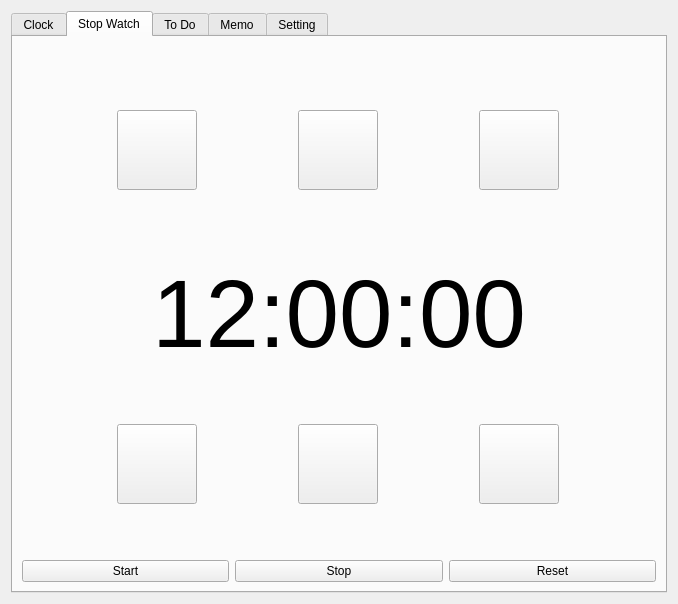
<?xml version="1.0" encoding="UTF-8"?>
<ui version="4.0">
 <class>Form</class>
 <widget class="QWidget" name="Form">
  <property name="geometry">
   <rect>
    <x>0</x>
    <y>0</y>
    <width>678</width>
    <height>604</height>
   </rect>
  </property>
  <property name="windowTitle">
   <string>Form</string>
  </property>
  <layout class="QVBoxLayout" name="verticalLayout_4">
   <item>
    <widget class="QTabWidget" name="appTab">
     <property name="sizePolicy">
      <sizepolicy hsizetype="MinimumExpanding" vsizetype="MinimumExpanding">
       <horstretch>0</horstretch>
       <verstretch>0</verstretch>
      </sizepolicy>
     </property>
     <property name="currentIndex">
      <number>1</number>
     </property>
     <widget class="QWidget" name="tab">
      <attribute name="title">
       <string>Clock</string>
      </attribute>
      <layout class="QHBoxLayout" name="horizontalLayout">
       <item>
        <layout class="QVBoxLayout" name="verticalLayout_8">
         <item>
          <widget class="QLabel" name="clockLabel">
           <property name="font">
            <font>
             <pointsize>72</pointsize>
            </font>
           </property>
           <property name="text">
            <string>TextLabel</string>
           </property>
           <property name="alignment">
            <set>Qt::AlignCenter</set>
           </property>
           <property name="margin">
            <number>30</number>
           </property>
          </widget>
         </item>
         <item>
          <widget class="QGroupBox" name="groupBox">
           <property name="title">
            <string/>
           </property>
           <layout class="QHBoxLayout" name="horizontalLayout_21">
            <item>
             <layout class="QVBoxLayout" name="verticalLayout_11">
              <item>
               <widget class="QLabel" name="label_6">
                <property name="text">
                 <string>StopWatch</string>
                </property>
               </widget>
              </item>
              <item>
               <widget class="QWidget" name="widget" native="true">
                <property name="sizePolicy">
                 <sizepolicy hsizetype="Preferred" vsizetype="MinimumExpanding">
                  <horstretch>0</horstretch>
                  <verstretch>0</verstretch>
                 </sizepolicy>
                </property>
                <property name="minimumSize">
                 <size>
                  <width>0</width>
                  <height>50</height>
                 </size>
                </property>
               </widget>
              </item>
              <item>
               <layout class="QHBoxLayout" name="horizontalLayout_22">
                <property name="topMargin">
                 <number>0</number>
                </property>
                <item>
                 <widget class="QLabel" name="label_7">
                  <property name="text">
                   <string>ToDo</string>
                  </property>
                 </widget>
                </item>
                <item>
                 <spacer name="horizontalSpacer_9">
                  <property name="orientation">
                   <enum>Qt::Horizontal</enum>
                  </property>
                  <property name="sizeHint" stdset="0">
                   <size>
                    <width>40</width>
                    <height>20</height>
                   </size>
                  </property>
                 </spacer>
                </item>
                <item>
                 <widget class="QPushButton" name="pushButton">
                  <property name="text">
                   <string>Done</string>
                  </property>
                 </widget>
                </item>
               </layout>
              </item>
              <item>
               <widget class="QListView" name="listView">
                <property name="sizePolicy">
                 <sizepolicy hsizetype="MinimumExpanding" vsizetype="MinimumExpanding">
                  <horstretch>0</horstretch>
                  <verstretch>0</verstretch>
                 </sizepolicy>
                </property>
                <property name="autoScrollMargin">
                 <number>5</number>
                </property>
                <property name="resizeMode">
                 <enum>QListView::Adjust</enum>
                </property>
                <property name="gridSize">
                 <size>
                  <width>0</width>
                  <height>5</height>
                 </size>
                </property>
                <property name="uniformItemSizes">
                 <bool>false</bool>
                </property>
                <property name="batchSize">
                 <number>50</number>
                </property>
               </widget>
              </item>
             </layout>
            </item>
           </layout>
          </widget>
         </item>
        </layout>
       </item>
      </layout>
     </widget>
     <widget class="QWidget" name="tab_2">
      <attribute name="title">
       <string>Stop Watch</string>
      </attribute>
      <layout class="QHBoxLayout" name="horizontalLayout_4">
       <item>
        <layout class="QVBoxLayout" name="verticalLayout_3">
         <item>
          <layout class="QVBoxLayout" name="verticalLayout_6">
           <item>
            <spacer name="verticalSpacer_2">
             <property name="orientation">
              <enum>Qt::Vertical</enum>
             </property>
             <property name="sizeHint" stdset="0">
              <size>
               <width>20</width>
               <height>40</height>
              </size>
             </property>
            </spacer>
           </item>
           <item>
            <layout class="QHBoxLayout" name="horizontalLayout_7">
             <item>
              <widget class="QPushButton" name="addHourButton">
               <property name="sizePolicy">
                <sizepolicy hsizetype="Fixed" vsizetype="Fixed">
                 <horstretch>0</horstretch>
                 <verstretch>0</verstretch>
                </sizepolicy>
               </property>
               <property name="minimumSize">
                <size>
                 <width>80</width>
                 <height>80</height>
                </size>
               </property>
               <property name="text">
                <string/>
               </property>
              </widget>
             </item>
             <item>
              <widget class="QPushButton" name="addMinuteButton">
               <property name="sizePolicy">
                <sizepolicy hsizetype="Fixed" vsizetype="Fixed">
                 <horstretch>0</horstretch>
                 <verstretch>0</verstretch>
                </sizepolicy>
               </property>
               <property name="minimumSize">
                <size>
                 <width>80</width>
                 <height>80</height>
                </size>
               </property>
               <property name="text">
                <string/>
               </property>
              </widget>
             </item>
             <item>
              <widget class="QPushButton" name="addSecondButton">
               <property name="sizePolicy">
                <sizepolicy hsizetype="Fixed" vsizetype="Fixed">
                 <horstretch>0</horstretch>
                 <verstretch>0</verstretch>
                </sizepolicy>
               </property>
               <property name="minimumSize">
                <size>
                 <width>80</width>
                 <height>80</height>
                </size>
               </property>
               <property name="text">
                <string/>
               </property>
              </widget>
             </item>
            </layout>
           </item>
           <item>
            <spacer name="verticalSpacer">
             <property name="orientation">
              <enum>Qt::Vertical</enum>
             </property>
             <property name="sizeHint" stdset="0">
              <size>
               <width>20</width>
               <height>40</height>
              </size>
             </property>
            </spacer>
           </item>
          </layout>
         </item>
         <item>
          <layout class="QHBoxLayout" name="horizontalLayout_13">
           <item>
            <widget class="QLabel" name="label_3">
             <property name="sizePolicy">
              <sizepolicy hsizetype="MinimumExpanding" vsizetype="Preferred">
               <horstretch>0</horstretch>
               <verstretch>0</verstretch>
              </sizepolicy>
             </property>
             <property name="font">
              <font>
               <pointsize>72</pointsize>
              </font>
             </property>
             <property name="text">
              <string>12:00:00</string>
             </property>
             <property name="scaledContents">
              <bool>false</bool>
             </property>
             <property name="alignment">
              <set>Qt::AlignCenter</set>
             </property>
            </widget>
           </item>
          </layout>
         </item>
         <item>
          <layout class="QVBoxLayout" name="verticalLayout_7">
           <item>
            <spacer name="verticalSpacer_3">
             <property name="orientation">
              <enum>Qt::Vertical</enum>
             </property>
             <property name="sizeHint" stdset="0">
              <size>
               <width>20</width>
               <height>40</height>
              </size>
             </property>
            </spacer>
           </item>
           <item>
            <layout class="QHBoxLayout" name="horizontalLayout_6">
             <item>
              <widget class="QPushButton" name="takeHourButton">
               <property name="sizePolicy">
                <sizepolicy hsizetype="Fixed" vsizetype="Fixed">
                 <horstretch>0</horstretch>
                 <verstretch>0</verstretch>
                </sizepolicy>
               </property>
               <property name="minimumSize">
                <size>
                 <width>80</width>
                 <height>80</height>
                </size>
               </property>
               <property name="text">
                <string/>
               </property>
              </widget>
             </item>
             <item>
              <widget class="QPushButton" name="takeMinuteButton">
               <property name="sizePolicy">
                <sizepolicy hsizetype="Fixed" vsizetype="Fixed">
                 <horstretch>0</horstretch>
                 <verstretch>0</verstretch>
                </sizepolicy>
               </property>
               <property name="minimumSize">
                <size>
                 <width>80</width>
                 <height>80</height>
                </size>
               </property>
               <property name="text">
                <string/>
               </property>
              </widget>
             </item>
             <item>
              <widget class="QPushButton" name="takeSecondButton">
               <property name="sizePolicy">
                <sizepolicy hsizetype="Fixed" vsizetype="Fixed">
                 <horstretch>0</horstretch>
                 <verstretch>0</verstretch>
                </sizepolicy>
               </property>
               <property name="minimumSize">
                <size>
                 <width>80</width>
                 <height>80</height>
                </size>
               </property>
               <property name="text">
                <string/>
               </property>
              </widget>
             </item>
            </layout>
           </item>
           <item>
            <spacer name="verticalSpacer_4">
             <property name="orientation">
              <enum>Qt::Vertical</enum>
             </property>
             <property name="sizeHint" stdset="0">
              <size>
               <width>20</width>
               <height>40</height>
              </size>
             </property>
            </spacer>
           </item>
           <item>
            <layout class="QHBoxLayout" name="horizontalLayout_20">
             <property name="topMargin">
              <number>0</number>
             </property>
             <item>
              <widget class="QPushButton" name="startStopwatchButton">
               <property name="text">
                <string>Start</string>
               </property>
              </widget>
             </item>
             <item>
              <widget class="QPushButton" name="stopStopwatchButton">
               <property name="text">
                <string>Stop</string>
               </property>
              </widget>
             </item>
             <item>
              <widget class="QPushButton" name="resetStopwatchButton">
               <property name="text">
                <string>Reset</string>
               </property>
              </widget>
             </item>
            </layout>
           </item>
          </layout>
         </item>
        </layout>
       </item>
      </layout>
     </widget>
     <widget class="QWidget" name="tab_3">
      <attribute name="title">
       <string>To Do</string>
      </attribute>
      <layout class="QHBoxLayout" name="horizontalLayout_3">
       <item>
        <layout class="QVBoxLayout" name="verticalLayout_2">
         <item>
          <widget class="QListView" name="toDoListView">
           <property name="alternatingRowColors">
            <bool>true</bool>
           </property>
          </widget>
         </item>
         <item>
          <layout class="QHBoxLayout" name="horizontalLayout_18">
           <property name="topMargin">
            <number>0</number>
           </property>
           <property name="rightMargin">
            <number>0</number>
           </property>
           <item>
            <widget class="QLabel" name="label_5">
             <property name="text">
              <string>ToDo</string>
             </property>
            </widget>
           </item>
           <item>
            <widget class="QLineEdit" name="lineEdit"/>
           </item>
          </layout>
         </item>
         <item>
          <layout class="QHBoxLayout" name="horizontalLayout_2">
           <item>
            <spacer name="horizontalSpacer_3">
             <property name="orientation">
              <enum>Qt::Horizontal</enum>
             </property>
             <property name="sizeHint" stdset="0">
              <size>
               <width>40</width>
               <height>20</height>
              </size>
             </property>
            </spacer>
           </item>
           <item>
            <widget class="QPushButton" name="toDoAddButton">
             <property name="text">
              <string>Add</string>
             </property>
            </widget>
           </item>
           <item>
            <spacer name="horizontalSpacer_2">
             <property name="orientation">
              <enum>Qt::Horizontal</enum>
             </property>
             <property name="sizeHint" stdset="0">
              <size>
               <width>40</width>
               <height>20</height>
              </size>
             </property>
            </spacer>
           </item>
           <item>
            <widget class="QPushButton" name="toDoRemoveButton">
             <property name="text">
              <string>Remove</string>
             </property>
            </widget>
           </item>
           <item>
            <spacer name="horizontalSpacer">
             <property name="orientation">
              <enum>Qt::Horizontal</enum>
             </property>
             <property name="sizeHint" stdset="0">
              <size>
               <width>40</width>
               <height>20</height>
              </size>
             </property>
            </spacer>
           </item>
          </layout>
         </item>
        </layout>
       </item>
      </layout>
     </widget>
     <widget class="QWidget" name="tab_4">
      <attribute name="title">
       <string>Memo</string>
      </attribute>
      <layout class="QHBoxLayout" name="horizontalLayout_8">
       <item>
        <layout class="QVBoxLayout" name="verticalLayout_5">
         <item>
          <widget class="QTabWidget" name="memoTab">
           <property name="currentIndex">
            <number>0</number>
           </property>
           <widget class="QWidget" name="tab_5">
            <attribute name="title">
             <string>Memo 1</string>
            </attribute>
            <layout class="QHBoxLayout" name="horizontalLayout_23">
             <item>
              <widget class="QTextEdit" name="textEdit">
               <property name="font">
                <font>
                 <pointsize>12</pointsize>
                </font>
               </property>
              </widget>
             </item>
            </layout>
           </widget>
           <widget class="QWidget" name="tab_6">
            <attribute name="title">
             <string>Memo 2</string>
            </attribute>
            <layout class="QHBoxLayout" name="horizontalLayout_25">
             <item>
              <widget class="QTextEdit" name="textEdit_2">
               <property name="font">
                <font>
                 <pointsize>12</pointsize>
                </font>
               </property>
              </widget>
             </item>
            </layout>
           </widget>
          </widget>
         </item>
         <item>
          <layout class="QHBoxLayout" name="horizontalLayout_9">
           <item>
            <spacer name="horizontalSpacer_5">
             <property name="orientation">
              <enum>Qt::Horizontal</enum>
             </property>
             <property name="sizeHint" stdset="0">
              <size>
               <width>40</width>
               <height>20</height>
              </size>
             </property>
            </spacer>
           </item>
           <item>
            <widget class="QPushButton" name="addMemoButton">
             <property name="text">
              <string>Add</string>
             </property>
            </widget>
           </item>
           <item>
            <spacer name="horizontalSpacer_6">
             <property name="orientation">
              <enum>Qt::Horizontal</enum>
             </property>
             <property name="sizeHint" stdset="0">
              <size>
               <width>40</width>
               <height>20</height>
              </size>
             </property>
            </spacer>
           </item>
           <item>
            <widget class="QPushButton" name="removeMemoButton">
             <property name="text">
              <string>Remove</string>
             </property>
            </widget>
           </item>
           <item>
            <spacer name="horizontalSpacer_4">
             <property name="orientation">
              <enum>Qt::Horizontal</enum>
             </property>
             <property name="sizeHint" stdset="0">
              <size>
               <width>40</width>
               <height>20</height>
              </size>
             </property>
            </spacer>
           </item>
          </layout>
         </item>
        </layout>
       </item>
      </layout>
     </widget>
     <widget class="QWidget" name="tab_7">
      <attribute name="title">
       <string>Setting</string>
      </attribute>
     </widget>
    </widget>
   </item>
  </layout>
 </widget>
 <resources/>
 <connections/>
</ui>
